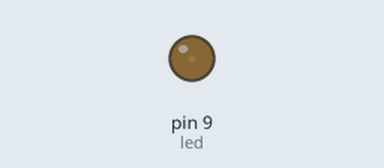
Simulated run of this sketch. Board: Arduino Uno, built with avr-gcc and run on an emulated ATmega328P. On the bench: output pins drawn as LEDs (lit = HIGH).

Above: at 0.05 s.
At 0.65 s:
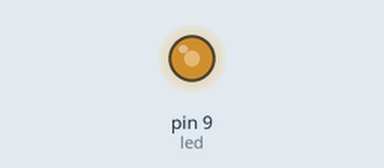
At 0.95 s:
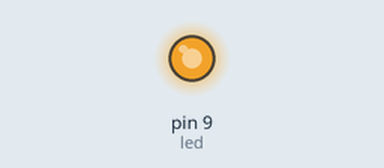
At 1.9 s:
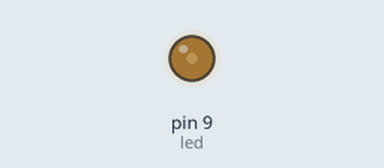
Timing chart, 0 to 4.9 s (numbered marks = the images above):
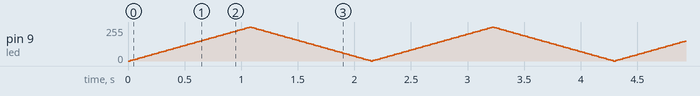

The sketch:

_05.ino
```cpp
int led = 9; //setando pino 9 p/ inp protoboard
int brightness = 0; //intensidade de inicio
int fadeAmount = 5;//pontos de aplicaçao fade amount no led
void setup(){
  pinMode(led, OUTPUT); //setando o 9 como saida
}
void loop(){
  analogWrite(led, brightness); //define o brilho
  brightness = brightness + fadeAmount; //incrementando p/ o loop seguinte
  if(brightness == 0 || brightness == 255) {
    fadeAmount =- fadeAmount; //se 0 ou 255 reinicia a luz
  }
  delay(21); //21 ms p/ efeito dimer
}
```
